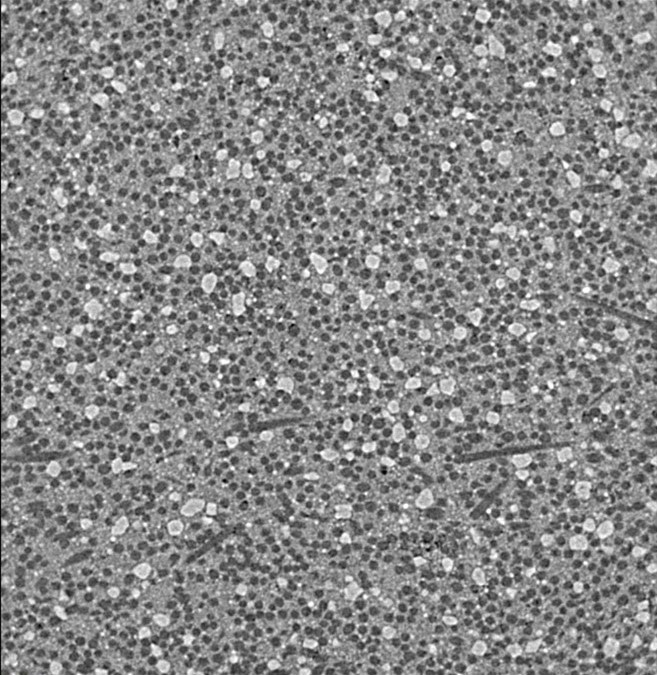
#> input picture count/22%/22%CT截面1.jpg, 657 x 675 px
$ python '二值化.py'
#> lines starting #> are read from the running program, lines starting #| are printed output that depends on the picture; after the words box and inside, x2 and y2 are one past the last pixel; in counts of white or black regions, pixels touching at a corner belong together
# -*- coding: utf-8 -*-
"""
Created on Thu Oct 21 14:57:44 2021

@author: 94917
"""

from sklearn.cluster import KMeans
from PIL import Image
from matplotlib import pyplot as plt
import numpy as np
def getimg():
    return Image.open("./22%CT截面1.jpg")
#> returned value is the input picture: PIL image 657x675 RGB; mean R, G, B 135.1, 135.1, 135.1
def showimg(img):
    plt.imshow(img)
    plt.show()

im=getimg()
im=np.array(im.convert("L"))
im=np.where(im[...,:]<100,0,255)
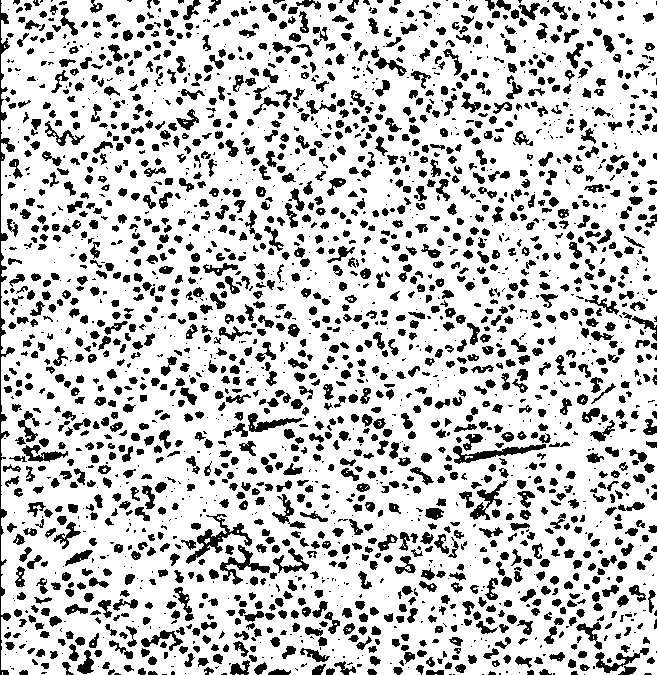
#> im: shape (675, 657) int64; 77.7% white; 2526 black regions (881 under 20 px), largest, box (x1, y1, x2, y2) and area: (0, 0, 15, 675) 1562, (186, 514, 252, 564) 748, (453, 444, 546, 464) 609
#> (the run stopped early here; a loop or call above may not have finished)
